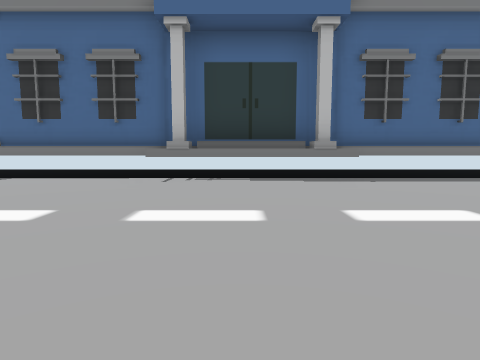
view 1 (above)

24 first-person views from a walk through a scene from a Unity 3-D project. The camera is 1.3 m above the floor, tilts 6° down and sees 75° across. The floor is counted in squares, 2 m on a side. Each view is taken from the middle of a square. On the plan, view 1 faces up. The plan holds only what a view shows up to about 10 squares ahead; the rest is blank. The place goes on beyond the plan. The player character is not drawn.

view 2
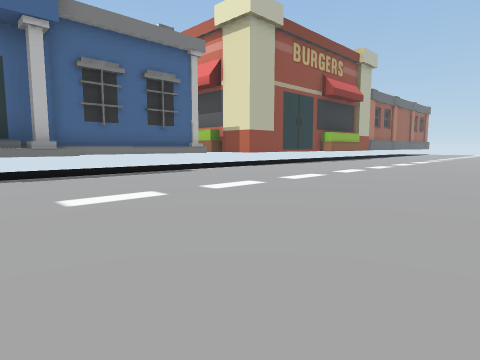

view 3
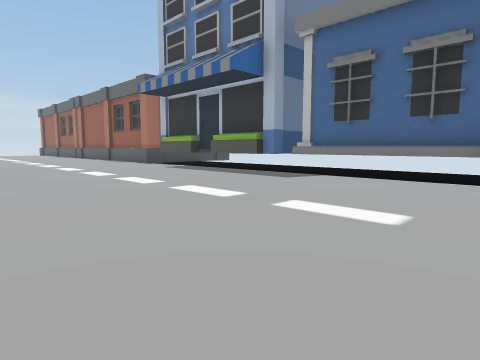

view 4
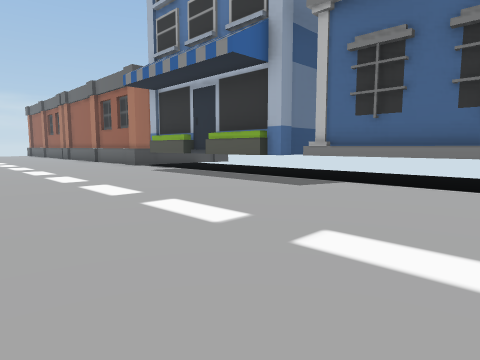

view 5
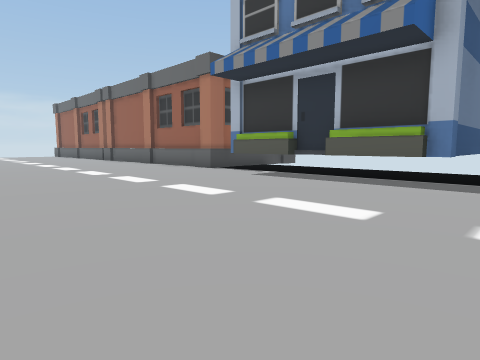

view 6
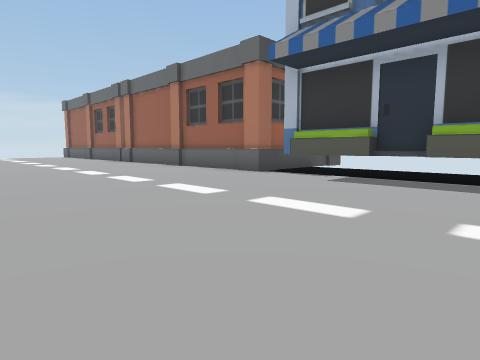

view 7
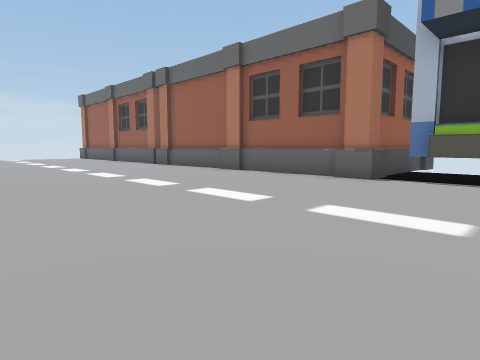

view 8
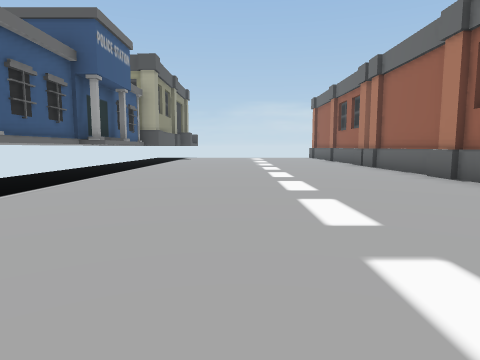

view 9
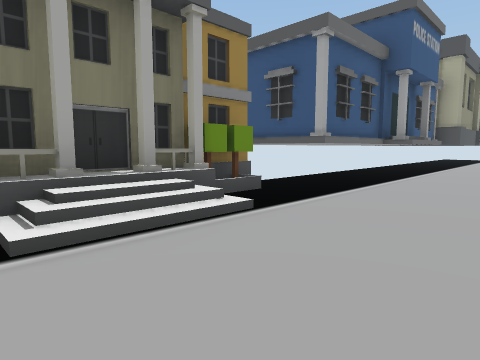

view 10
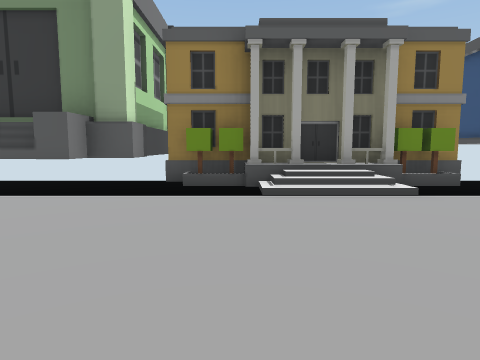

view 11
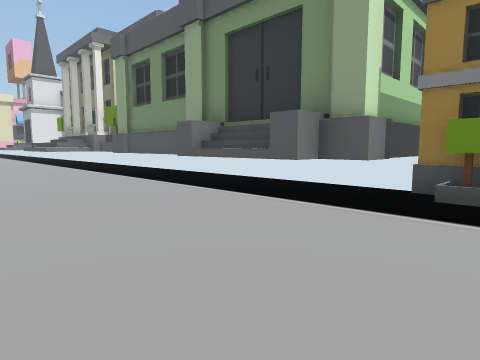

view 12
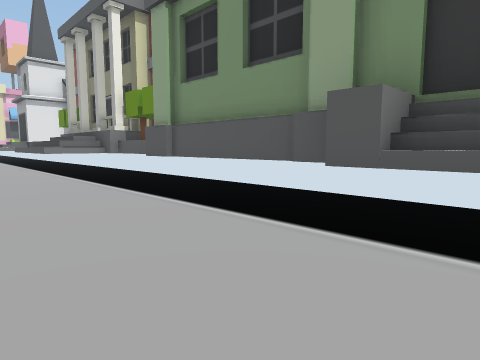

view 13
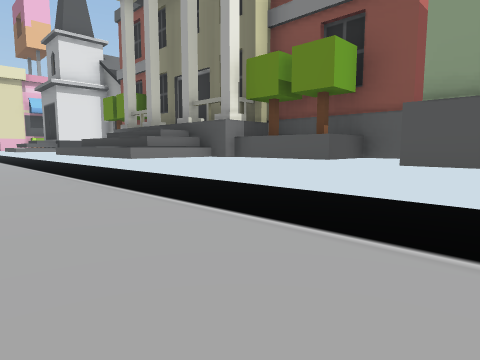

view 14
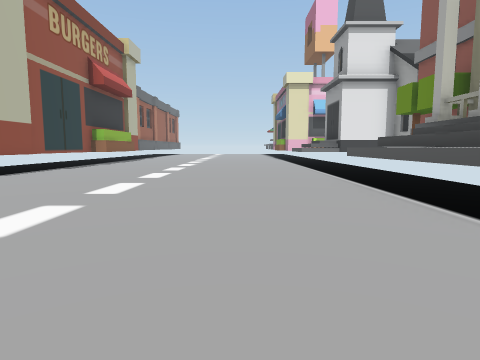

view 15
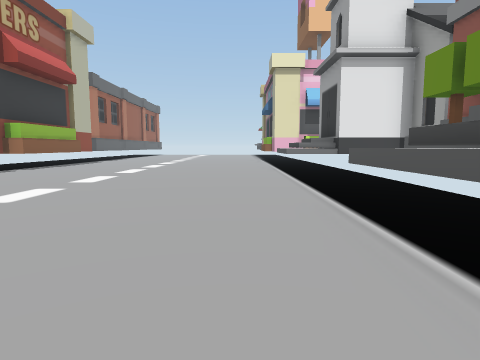

view 16
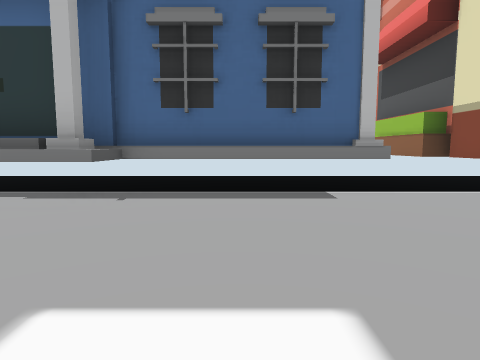

view 17
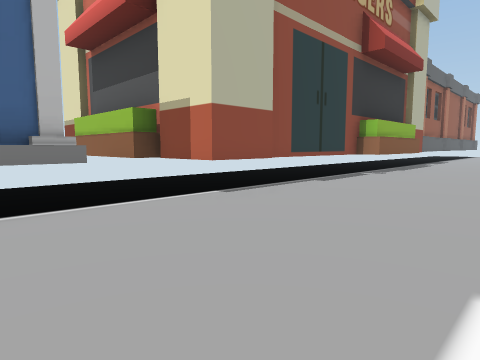

view 18
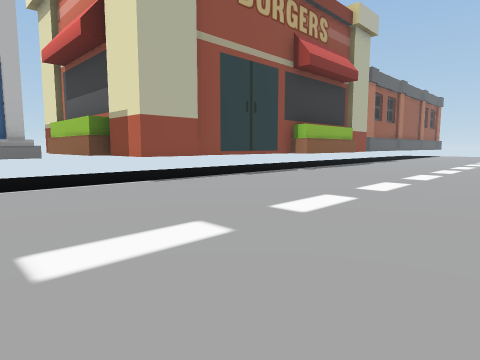

view 19
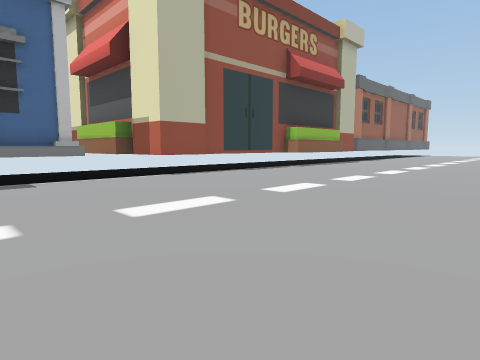

view 20
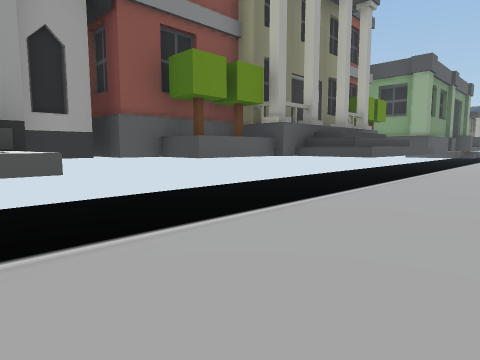

view 21
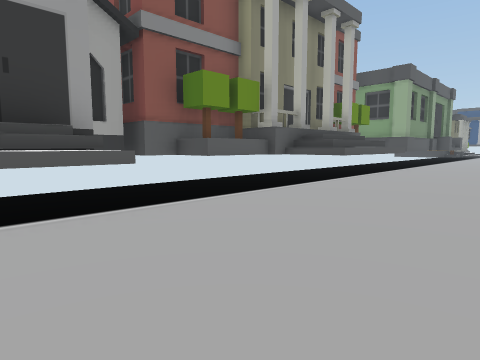

view 22
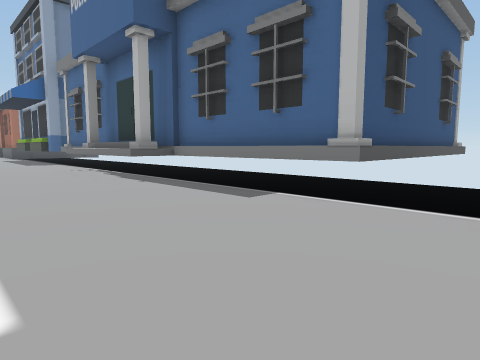

view 23
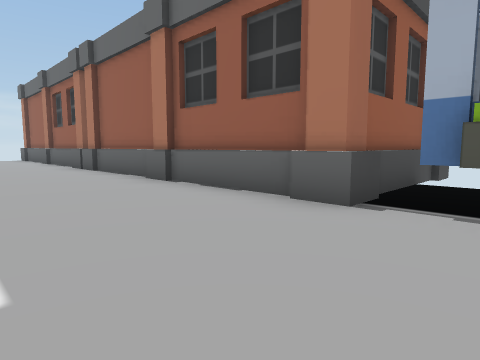

view 24
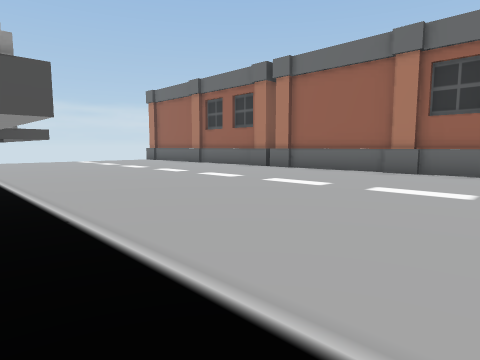

### Floor plan
Points are (right, up) in squares from view 1. A wall is a line through its corners. A room is listed if a view was taken in it or the views show most of it. See-through windows are left out.
Room 1 (views 1, 2, 3, 4, 5, 6, 7, 8, 9, 10, 11, 12, 13, 14, 15, 16, 17, 18, 19, 20, 21, 22, 23, 24)
walls: (-4.1, -2.3) (0.1, -2.3); (-1, 6.1) (-1.5, 6.1); (-1.5, 7) (-5.8, 7); (-6.9, -1.9) (-4.9, -1.9); (-6.2, 6.6) (-6.8, 6.6); (-6.6, -2.3) (-5, -2.3); (1.9, 6.3) (-0.9, 6.3); (1.3, -3.1) (3.2, -3.1); (1.9, 6.6) (1.9, 6.1) (1.5, 6.1); (-8.6, 6.6) (-9.6, 6.6) (-9.6, 6.3) (-11.6, 6.3); (-6.4, 8.5) (-6.4, 6.3) (-8.6, 6.3); (-8.2, -3.2) (-8.2, -2.3) (-7.4, -2.3) (-7.4, -1.7) (-4.4, -1.7); (-8.6, 6.8) (-9.6, 6.8); (3.2, -2.7) (7.9, -2.7); (3.6, -2.9) (3.6, -1.2) (7.5, -1.2) (7.5, -2.9); (4, -2.9) (4, -1.7) (7.2, -1.7) (7.2, -2.9); (-10.2, -3.1) (-8.6, -3.1); (-11, -2.3) (-9, -2.3); (-11.5, 6.6) (-12, 6.6); (6.1, 6.8) (-5.9, 6.8); (-12.6, -2.7) (-10.2, -2.7); (-13.2, 6.6) (-16.3, 6.6) (-16.3, 6.1); (-13.8, -2.3) (-11.6, -2.3); (-12.7, 8.9) (-12.7, 6.3) (-21.5, 6.3); (7.9, -3.1) (9.9, -3.1); (-14.2, -3.1) (-12.6, -3.1); (6.1, 11.5) (6.1, 7) (2.2, 7) (2.2, 5.8) (-1.8, 5.8); (6.3, 11.5) (6.3, 7); (-16.9, 6.6) (-20.2, 6.6); (-18, -1.7) (-14.8, -1.7) (-14.8, -4); (12.2, -2.7) (13.4, -2.7); (12.8, -1.7) (14, -1.7); (12.6, -2.6) (12.6, -1.9); (12.3, -4) (12.3, -1.2) (13.7, -1.2); (12.8, -2.6) (12.8, -1.9) (13.6, -1.9); (-19.9, -1.2) (-17.4, -1.2) (-17.4, -1.9); (14.5, 5.8) (12.6, 5.8) (12.6, 6.3) (7.8, 6.3) (7.8, 7.9) (7.4, 7.9) (7.4, 11)
low walls: (-10, -2.7) (-8.5, -2.7); (-14.2, -2.7) (-13.1, -2.7)

Positions as (right, up) in squares from view 1, and headings:
1: (0, 0), facing up
2: (0, -1), facing up-right
3: (-1, 0), facing up-left
4: (-2, 1), facing up-left
5: (-5, 0), facing up-left
6: (-7, 0), facing up-left
7: (-10, 0), facing up-left
8: (-10, 2), facing left
9: (-10, 1), facing down-left
10: (-10, 3), facing down
11: (-10, 2), facing down-right
12: (-6, 1), facing down-right
13: (-1, 1), facing down-right
14: (1, 1), facing right
15: (4, 0), facing right
16: (4, 2), facing up
17: (5, 3), facing up-right
18: (5, 1), facing up-right
19: (4, 0), facing up-right
20: (13, 1), facing down-left
21: (14, 2), facing down-left
22: (8, 3), facing up-left
23: (-11, 3), facing up-left
24: (-14, -2), facing up-left
